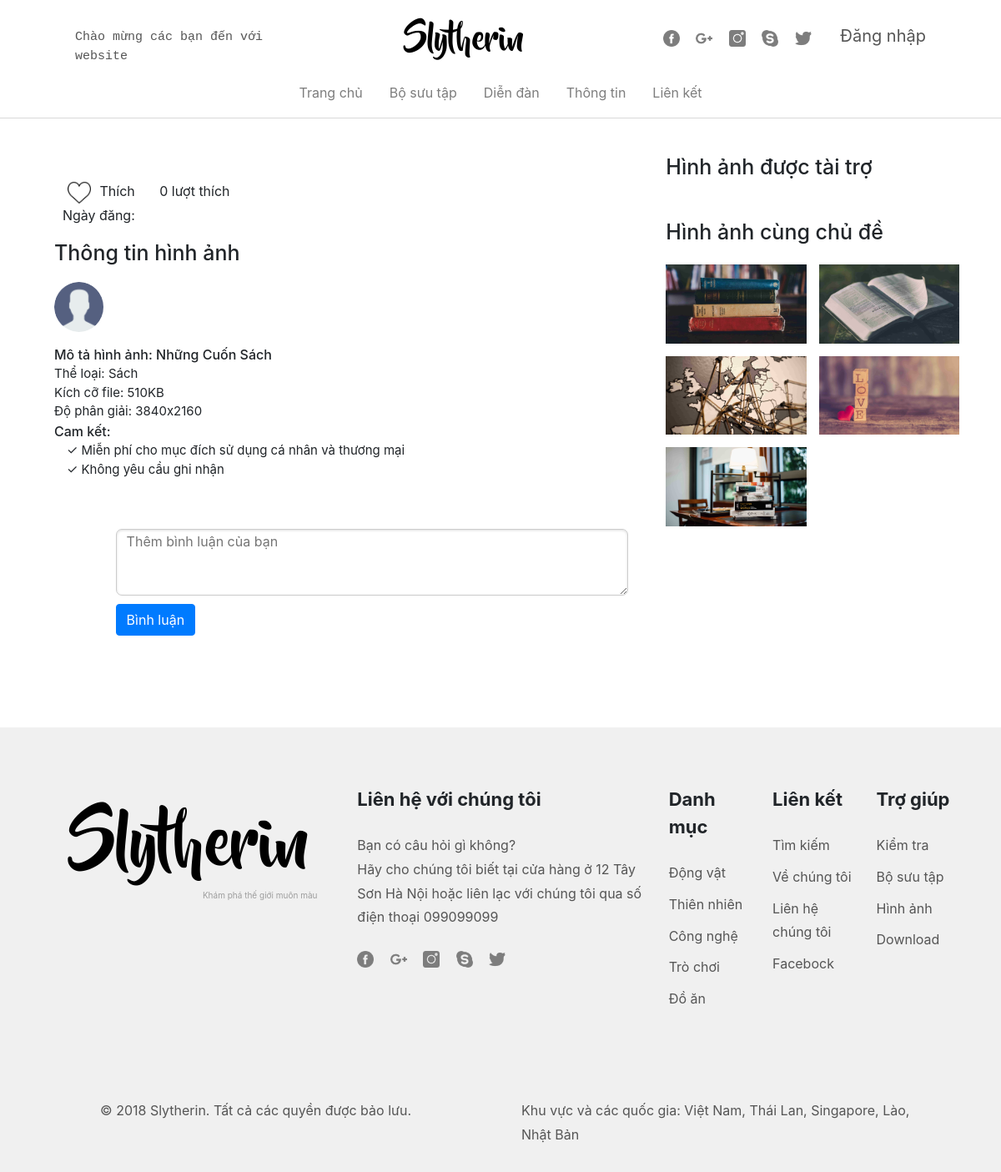
Page /Sources/image.php?id=1 on the committed database.
### tables this page shows
create table HinhAnh(
	MaHinhAnh int auto_increment,
    TenHinhAnh varchar(200),
    KichCo varchar(20),
    DoPhanGiai varchar(20),
    MoTaHinhAnh varchar(50),
	MaBoSuuTap int DEFAULT 7,
    MaTaiKhoan int,
    AnhTaiTro int,
    PheDuyet int DEFAULT 0,
    Resize VARCHAR(200),
    NgayDang DATETIME,
    primary key(MaHinhAnh),
    constraint FK_BoSuuTap foreign key(MaBoSuuTap) references bosuutap(MaBoSuuTap),
    constraint FK_TaiKhoan foreign key(MaTaiKhoan) references taikhoan(MaTaiKhoan)
);

create table bosuutap(
	MaBoSuuTap int auto_increment,
    TenBoSuuTap varchar(50),
    AnhBoSuuTap varchar(50),
    MoTa varchar(150),
    primary key(MaBoSuuTap)
);

### Sources/image.php (the view, shortened to what this page needs)
<?php
	$con=mysqli_connect('localhost','root','123456','webhinhanh');
	$id=$_GET['id'];
	$sql= "select * from hinhanh h, bosuutap b where h.MaBoSuuTap=b.MaBoSuuTap and MaHinhAnh=$id;";
	$resultImage = mysqli_query($con, $sql);
	$row = mysqli_fetch_assoc($resultImage);
	$collectionImage=$row["MaBoSuuTap"];
	$sqlPoster= "select * from hinhanh h, taikhoan t where h.MaTaiKhoan=t.MaTaiKhoan and MaHinhAnh=$id;";
	$resultPoster = mysqli_query($con, $sqlPoster);
	$rowPoster = mysqli_fetch_assoc($resultPoster);
	$sqlcollectionImage= "select * from hinhanh where MaBoSuuTap=$collectionImage ORDER BY rand() limit 8";
	$resultCollectionImage = mysqli_query($con, $sqlcollectionImage);
	$sqlDemLike="select *,count(*) as demlike from thich where MaHinhAnh=$id;";
	$resultDemLike = mysqli_query($con, $sqlDemLike);
	$rowDemLike = mysqli_fetch_assoc($resultDemLike);
 ?>
<!DOCTYPE html>
<html>
<head>
	<link rel="stylesheet" href="https://maxcdn.bootstrapcdn.com/bootstrap/4.0.0-beta.2/css/bootstrap.min.css">
	<link rel="stylesheet" type="text/css" href="css/styles.css">
</head>
<body >
	<div class="container-fluid" id="div-top-shop">
		<div class="row">
			<div class="col-lg-3 col-md-3 col-sm-3" id="hello-span">
				<span >Chào mừng các bạn đến với website</span>
			</div>
			<div class="col-lg-5 col-md-4 col-sm-4">
				<div class="site-title-shop" align="center">
					<a href="index.php">Slytherin</a>
				</div>
			</div>
			<div class="col-lg-4 col-md-5 col-sm-3" align="right">
				<div class="p-t-logo">
					<a class="p-r-logo" href="https://www.facebook.com/">
						<img class="icon-logo" src="image/icon/fb-logo.png" alt="">
					</a>
					<a class="p-r-logo" href="https://www.google.com/">
						<img class="icon-logo" src="image/icon/google-plus.png" alt="">
					</a>
					<a class="p-r-logo" href="">
						<img class="icon-logo" src="image/icon/inta-logo.png" alt="">
					</a>
					<a class="p-r-logo" href="">
						<img class="icon-logo" src="image/icon/sky-logo.png" alt="">
					</a>
					<a class="p-r-logo" href="">
						<img class="icon-logo" src="image/icon/twitter-logo.png" alt="">
					</a>
					<?php
						if (isset($_SESSION['UserName'])) {
					?>
					<a href="accounts.php" id="account-name"><?php echo $_SESSION['UserName'] ?></a>
					<a href="logout.php" id="logout">/Đăng xuất</a>
					<?php }else
						echo "<a href='login.php' id='login-top'>Đăng nhập</a>";
					?>
				</div>
			</div>
		</div>
	</div>
	<div id="nav-sticky">
		<div class="container-fluid">
			<div class="row">
				<div class="col-lg-12 col-md-12 col-sm-12">
					<div>
						<ul class="nav justify-content-center pd-t">
							<li class="nav-item">
						    	<a class="nav-link active" href="index.php">Trang chủ</a>
						  	</li>
						  	<li class="nav-item">
						    	<a class="nav-link" href="collection.php">Bộ sưu tập</a>
						  	</li>
						  	<li class="nav-item">
						    	<a class="nav-link" href="forum.php">Diễn đàn</a>
						  	</li>
						  	<li class="nav-item">
						    	<a class="nav-link" href="about.php">Thông tin</a>
						  	</li>
						  	<li class="nav-item">
						    	<a class="nav-link" href="#">Liên kết</a>
						  	</li>
						</ul>
					</div>
				</div>
			</div>
		</div>
	</div>
	<div id="image-form">
		<div class="container-fluid">
			<div class="row">
				<div class="col-lg-8 p-r-30">
					<div class="col-lg-12" style="padding: 0px;">
						<div class="icon-like">
							<button id="like-image">
								<?php
									if (isset($_SESSION['UserName'])) {
										if($rowLike['TrangThai']==1){
								?>
											<img src='image/icon/like-like.png'>
								<?php }else
											echo"<img src='image/icon/like.png'>";
								}else
									echo "<img src='image/icon/like.png'>";
								?>
							</button>
							<span>Thích</span>
							<span style="margin-left: 25px;"><?php echo $rowDemLike['demlike'] ?> lượt thích</span><br>
							<span>Ngày đăng: <?php echo $row["NgayDang"] ?></span>
						</div>
						<div class="image-info-header-text">
							<span>Thông tin hình ảnh</span><br>
						</div>
						<div class="image-info-text">
							<div id="avatar-poster">
								<div class="row">
									<div class="col-lg-1 col-md-1 comment-image">
										<?php if (isset($rowPoster['AnhDaiDien'])){ ?>
											<img class="avatar-comment" src="image/avatar/<?php echo $rowPoster['AnhDaiDien'] ?>" alt="">
										<?php }else{?>
											<img class="avatar-comment" src="image/avatar/user.png" alt="">
										<?php  }?>
									</div>
									<div class="col-lg-11 col-md-11">
										<div class="name-poster-image">
											<a href="others.php?username=<?php echo $rowPoster['TenDangNhap'] ?>"><?php echo $rowPoster['TenDangNhap'] ?></a><br>
										</div>
									</div>
								</div>
							</div>
							<span class="fw-image-info-text">Mô tả hình ảnh: <?php echo $row["MoTaHinhAnh"] ?></span><br>
							<span>Thể loại: <?php echo $row["TenBoSuuTap"] ?></span><br>
							<span>Kích cỡ file: <?php echo $row["KichCo"] ?></span><br>
							<span>Độ phân giải: <?php echo $row["DoPhanGiai"] ?></span><br>
							<span class="fw-image-info-text">Cam kết: </span><br>
							<div style="padding-left: 15px;">
								<span>✓ Miễn phí cho mục đích sử dụng cá nhân và thương mại</span><br>
								<span>✓ Không yêu cầu ghi nhận</span>
							</div>
						</div>
					</div>
					<div id="comment-form">
						<div class="row" style="margin-left: 0px;">
							<div class="col-lg-1 col-md-1 comment-image">
							</div>
							<div class="col-lg-11 col-md-11 ">
								<textarea id="txtComment" class="comment-text" name="" placeholder="Thêm bình luận của bạn"></textarea>
								<button id="btn-comment" class="btn btn-primary">Bình luận</button>
							</div>
						</div>
					</div>
				</div>
				<div class="col-lg-4">
					<div class="image-sponsored">
						<div class="row">
							<div class="col-lg-12">
								<div class="image-sponsored-text">
									<span>Hình ảnh được tài trợ</span>
								</div>
							</div>
							<div class="col-lg-12">
								<div class="image-related-text">
									<span>Hình ảnh cùng chủ đề</span>
								</div>
							</div>
							<?php foreach ($resultCollectionImage as $item) {?>
								<div class="col-lg-6 col-md-2 col-sm-2 pd-l-r-15">
									<a href="image.php?id=<?php echo $item["MaHinhAnh"] ?>" title="">
										<div class="div-picture-related-info">
											<img class="picture-related-info" src="image/resize/<?php echo $item["Resize"] ?>" alt="">
										</div>
									</a>
								</div>
							<?php } ?>
						</div>
					</div>
				</div>
			</div>
		</div>
	</div>
	<div class="info-bottom">
		<div class="container-fluid">
			<div class="row">
				<div class="col-lg-4">
					<div class="padding-sly">
						<h1 class="site-title">
							<a href="#">Slytherin</a>
						</h1>
						<p class="site-tiny">Khám phá thế giới muôn màu</p>
					</div>
				</div>
				<div class="col-lg-8">
					<div class="row">
						<div class="col-lg-6">
							<span class="font-bold-bottom">Liên hệ với chúng tôi</span><br><br>
							<div class="font-info-bottom">
								<span>Bạn có câu hỏi gì không?</span><br>
								<span>Hãy cho chúng tôi biết tại cửa hàng ở 12 Tây Sơn Hà Nội hoặc liên lạc với chúng tôi qua số điện thoại 099099099</span><br>
							</div>
							<div class="p-t-logo">
								<a class="p-r-logo" href="https://www.facebook.com/">
									<img class="icon-logo" src="image/icon/fb-logo.png" alt="">
								</a>
								<a class="p-r-logo" href="https://www.google.com/">
									<img class="icon-logo" src="image/icon/google-plus.png" alt="">
								</a>
								<a class="p-r-logo" href="">
									<img class="icon-logo" src="image/icon/inta-logo.png" alt="">
								</a>
								<a class="p-r-logo" href="">
									<img class="icon-logo" src="image/icon/sky-logo.png" alt="">
								</a>
								<a class="p-r-logo" href="">
									<img class="icon-logo" src="image/icon/twitter-logo.png" alt="">
								</a>
							</div>
						</div>
						<div class="col-lg-2 col-md-4 col-sm-4">
							<span class="font-bold-bottom">Danh mục</span><br><br>
							<div >
								<ul >
									<li class="p-b-li"><a href="#" class="font-info-bottom ">Động vật</a></li>
									<li class="p-b-li"><a href="#" class="font-info-bottom">Thiên nhiên</a></li>
									<li class="p-b-li"><a href="#" class="font-info-bottom">Công nghệ</a></li>
									<li class="p-b-li"><a href="#" class="font-info-bottom">Trò chơi</a></li>
									<li class="p-b-li"><a href="#" class="font-info-bottom">Đồ ăn</a></li>
								</ul>
							</div>
						</div>
						<div class="col-lg-2 col-md-4 col-sm-4">
							<span class="font-bold-bottom">Liên kết</span><br><br>
							<div >
								<ul >
									<li class="p-b-li"><a href="#" class="font-info-bottom ">Tìm kiếm</a></li>
									<li class="p-b-li"><a href="#" class="font-info-bottom">Về chúng tôi</a></li>
									<li class="p-b-li"><a href="#" class="font-info-bottom">Liên hệ chúng tôi</a></li>
									<li class="p-b-li"><a href="#" class="font-info-bottom">Facebock</a></li>
								</ul>
							</div>
						</div>
						<div class="col-lg-2 col-md-4 col-sm-4">
							<span class="font-bold-bottom">Trợ giúp</span><br><br>
							<div >
								<ul >
									<li class="p-b-li"><a href="#" class="font-info-bottom">Kiểm tra</a></li>
									<li class="p-b-li"><a href="#" class="font-info-bottom">Bộ sưu tập</a></li>
									<li class="p-b-li"><a href="#" class="font-info-bottom">Hình ảnh</a></li>
									<li class="p-b-li"><a href="#" class="font-info-bottom">Download</a></li>
								</ul>
							</div>
						</div>
					</div>
				</div>
			</div>
		</div>
		<div class="p-l-r-bt">
			<div class="row">
				<div class="col-lg-6">
					<span class="font-info-bottom">© 2018 Slytherin. Tất cả các quyền được bảo lưu.</span>
				</div>
				<div class="col-lg-6">
					<span class="font-info-bottom">Khu vực và các quốc gia: Việt Nam, Thái Lan, Singapore, Lào, Nhật Bản</span>
				</div>
			</div>
		</div>
	</div>
</body>
</html>

### Sources/css/styles.css (style rules this page uses)
#hello-span { color: #555555; font-family: monospace; font-size: 15px; margin-top: 28px; }
#login-top { color: #555555; font-size: 20px; margin-left: 15px; }
.padding-sly { padding-top: 30px; padding-left: 0px; padding-bottom: 0px; padding-right: 0px; text-align: center; }
.site-title { font-size: 80px; font-family: BeyondTheMountains; }
.site-title a { color: black; text-decoration: none; }
.site-tiny { font-size: 10px; margin-top: -10px; margin-left: 170px; color: #9d9d9d; }
#nav-sticky { background-color: white; border-bottom: 0.8px solid #55555538; z-index: 1; padding-top: 10px; padding-bottom: 10px; }
.nav-item a { color: #7d7d7d; }
.info-bottom { background-color: #f0f0f0; padding-left: 40px; padding-right: 40px; padding-top: 70px; padding-bottom: 30px; }
.font-info-bottom { font-size: 16px; color: #555555; line-height: 1.8; }
.font-bold-bottom { font-weight: bold; font-size: 22px; }
.p-b-li { padding-bottom: 9px; }
.p-b-li a { text-decoration: none; }
.p-l-r-bt { padding-left: 80px; padding-right: 60px; padding-top: 80px; }
.icon-logo { height: 20px; width: 20px; }
.p-r-logo { padding-right: 15px; }
.p-t-logo { padding-top: 22px; }
.p-t-logo a { text-decoration: none; }
ul,li { list-style-type: none; padding-left: 0px; }
#div-top-shop { padding-left: 90px; padding-top: 6px; padding-right: 90px; }
.site-title-shop { font-size: 40px; font-family: BeyondTheMountains; padding-top: 15px; }
.site-title-shop a { color: black; text-decoration: none; }
#image-form { padding-top: 40px; padding-left: 50px; padding-right: 50px; padding-bottom: 40px; }
.p-r-30 { padding-right: 30px; }
.div-picture-related-info { max-width: 221px; overflow: hidden; max-height: 125px; }
.picture-related-info { width: 100%; height: auto; }
.image-info-header-text { font-size: 25px; padding-bottom: 15px; padding-top: 15px; font-weight: 500; }
.image-info-text { font-size: 15px; padding-bottom: 30px; }
.image-related-text { font-size: 25px; padding-bottom: 20px; padding-top: 20px; font-weight: 500; }
.pd-l-r-15 { padding-left: 15px; padding-right: 0px; padding-bottom: 15px; }
.image-sponsored-text { font-size: 25px; padding-bottom: 20px; font-weight: 500; }
.fw-image-info-text { font-weight: 500; font-size: 16px; }
#comment-form { padding-top: 30px; padding-bottom: 50px; }
.avatar-comment { width: auto; height: 100%; }
.comment-image { padding: 0px; height: 60px; max-width: 60px !important; overflow: hidden; border-radius: 100%; }
.comment-text { width: 100%; display: inline-block; border: 1px solid #ccc; box-shadow: inset 0 1px 3px #ddd; vertical-align: middle; box-sizing: border-box; height: 80px; padding-right: 12px; padding-left: 12px; border-radius: 7px; }
#btn-comment { margin-top: 10px; margin-bottom: 20px; }
#avatar-poster { padding-left: 15px; padding-bottom: 15px; }
.icon-like button { max-height: 40px; max-width: 40px; background: none; border: none; cursor: pointer; }
.icon-like img { width: 100%; height: auto; }
.icon-like { padding-left: 10px; padding-top: 10px; }

### rows in the picture
hinhanh: MoTaHinhAnh "Những Cuốn Sách", MaBoSuuTap.TenBoSuuTap "Sách", KichCo "510KB", DoPhanGiai "3840x2160", Resize (picture)
hinhanh: Resize (picture)
hinhanh: Resize (picture)
hinhanh: Resize (picture)
hinhanh: Resize (picture)

### other values in the picture
$rowDemLike['demlike'] "0"
